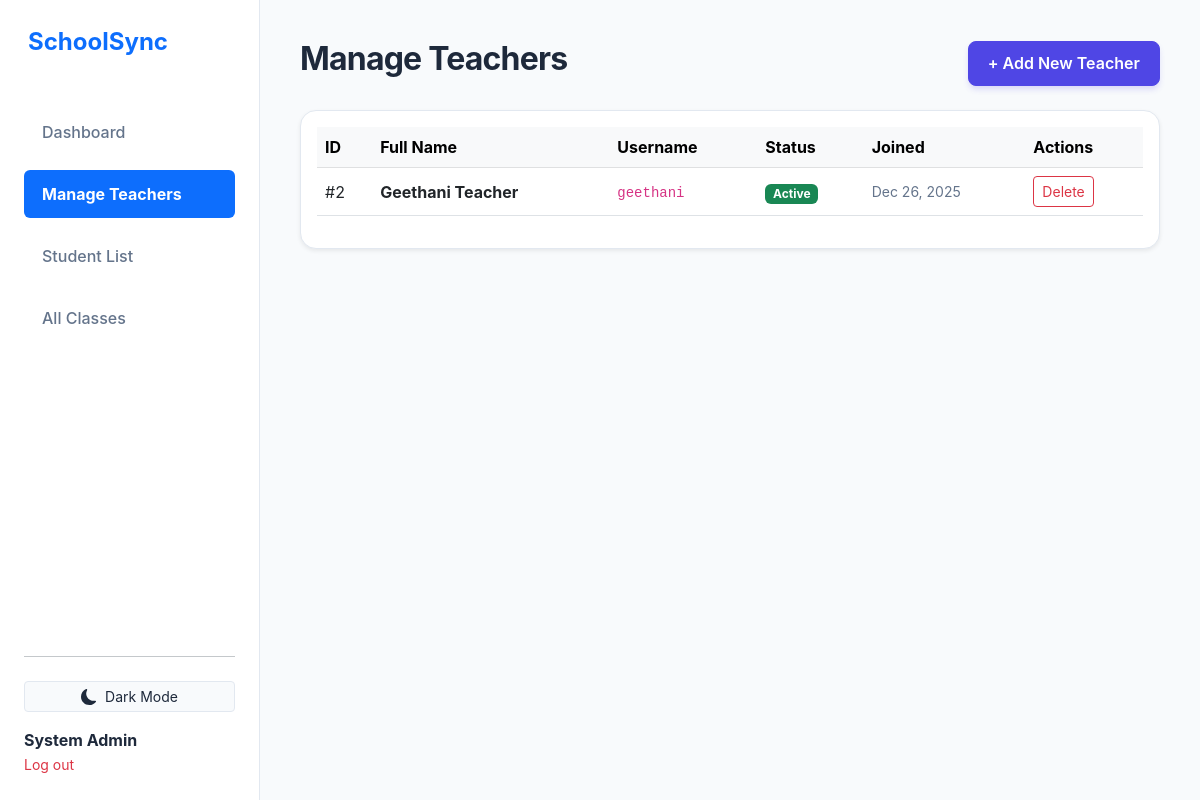
The page /admin_teachers.php (signed in) on the database its author committed.
### tables this page shows
CREATE TABLE `users` (
  `id` int(11) NOT NULL,
  `username` varchar(50) NOT NULL,
  `password` varchar(255) NOT NULL,
  `role` enum('admin','teacher') DEFAULT 'teacher',
  `full_name` varchar(100) DEFAULT NULL,
  `bio` text DEFAULT NULL,
  `is_first_login` tinyint(1) DEFAULT 1,
  `created_at` timestamp NOT NULL DEFAULT current_timestamp(),
  `profile_pic` varchar(255) DEFAULT NULL,
  `phone_number` varchar(20) DEFAULT NULL
);

### admin_teachers.php (the view, shortened to what this page needs)
<?php
require 'db.php';
$teachers = $pdo->query("SELECT * FROM users WHERE role = 'teacher' ORDER BY created_at DESC")->fetchAll();
include 'header.php';
?>
<div class="d-flex justify-content-between align-items-center mb-4">
    <h2 class="fw-bold">Manage Teachers</h2>
    <button type="button" class="btn btn-primary" data-bs-toggle="modal" data-bs-target="#createTeacherModal">
        + Add New Teacher
    </button>
</div>
<div class="card shadow-sm">
    <div class="card-body">
        <?php if(count($teachers) == 0): ?>
            <p class="text-center text-muted my-3">No teachers found. Click "Add New Teacher" to create one.</p>
        <?php else: ?>
            <div class="table-responsive">
                <table class="table table-hover align-middle">
                    <thead class="table-light">
                        <tr>
                            <th>ID</th>
                            <th>Full Name</th>
                            <th>Username</th>
                            <th>Status</th>
                            <th>Joined</th>
                            <th>Actions</th>
                        </tr>
                    </thead>
                    <tbody>
                        <?php foreach($teachers as $t): ?>
                        <tr>
                            <td>#<?php echo $t['id']; ?></td>
                            <td>
                                <div class="fw-bold"><?php echo htmlspecialchars($t['full_name']); ?></div>
                            </td>
                            <td><code><?php echo htmlspecialchars($t['username']); ?></code></td>
                            <td>
                                <?php if($t['is_first_login']): ?>
                                    <span class="badge bg-warning text-dark">New</span>
                                <?php else: ?>
                                    <span class="badge bg-success">Active</span>
                                <?php endif; ?>
                            </td>
                            <td class="text-muted small">
                                <?php echo date('M d, Y', strtotime($t['created_at'])); ?>
                            </td>
                            <td>
                                <a href="admin_teachers.php?delete_id=<?php echo $t['id']; ?>"
                                   class="btn btn-sm btn-outline-danger"
                                   onclick="return confirm('Are you sure? This will delete the teacher AND all their classes/assignments.');">
                                    Delete
                                </a>
                            </td>
                        </tr>
                        <?php endforeach; ?>
                    </tbody>
                </table>
            </div>
        <?php endif; ?>
    </div>
</div>
<?php include 'footer.php'; ?>

### style.css (style rules this page uses)
:root { --primary: #4F46E5; --primary-hover: #4338CA; --secondary: #64748B; --bg-body: #F8FAFC; --bg-card: #FFFFFF; --bg-sidebar: #FFFFFF; --text-main: #1E293B; --text-muted: #64748B; --text-light: #94A3B8; --border-color: #E2E8F0; --shadow-sm: 0 1px 2px 0 rgb(0 0 0 / 0.05); --shadow-md: 0 4px 6px -1px rgb(0 0 0 / 0.1), 0 2px 4px -2px rgb(0 0 0 / 0.1); --shadow-lg: 0 10px 15px -3px rgb(0 0 0 / 0.1), 0 4px 6px -4px rgb(0 0 0 / 0.1); --sidebar-width: 260px; --radius-lg: 16px; --radius-md: 12px; }
h1, h2, h3, h4, h5, h6 { color: var(--text-main); font-weight: 700; letter-spacing: -0.025em; }
.text-muted { color: var(--text-muted) !important; }
.card { background: var(--bg-card); border: 1px solid var(--border-color); border-radius: var(--radius-lg); box-shadow: var(--shadow-sm); overflow: hidden; transition: transform 0.2s, box-shadow 0.2s, background-color 0.3s, border-color 0.3s; }
.btn-primary { background-color: var(--primary); border-color: var(--primary); border-radius: 8px; padding: 0.6rem 1.2rem; font-weight: 600; box-shadow: 0 4px 6px -1px rgba(79, 70, 229, 0.2); transition: all 0.2s; }

### rows shown on the page
users: id "2", full_name "Geethani Teacher", username "geethani", is_first_login "Active", created_at "Dec 26, 2025"

### other values the page prints
$_SESSION['full_name'] "System Admin"
